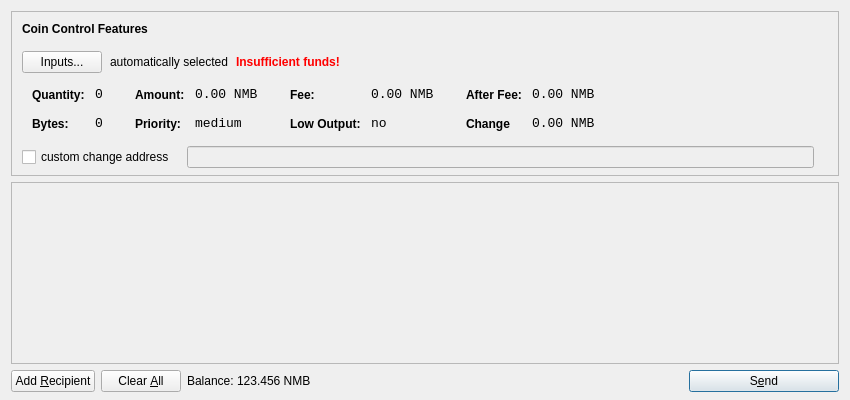
<?xml version="1.0" encoding="UTF-8"?>
<ui version="4.0">
 <class>SendCoinsDialog</class>
 <widget class="QDialog" name="SendCoinsDialog">
  <property name="geometry">
   <rect>
    <x>0</x>
    <y>0</y>
    <width>850</width>
    <height>400</height>
   </rect>
  </property>
  <property name="windowTitle">
   <string>Send Coins</string>
  </property>
  <layout class="QVBoxLayout" name="verticalLayout" stretch="0,1,0">
   <property name="bottomMargin">
    <number>8</number>
   </property>
   <item>
    <widget class="QFrame" name="frameCoinControl">
     <property name="sizePolicy">
      <sizepolicy hsizetype="Expanding" vsizetype="Expanding">
       <horstretch>0</horstretch>
       <verstretch>0</verstretch>
      </sizepolicy>
     </property>
     <property name="maximumSize">
      <size>
       <width>16777215</width>
       <height>16777215</height>
      </size>
     </property>
     <property name="frameShape">
      <enum>QFrame::StyledPanel</enum>
     </property>
     <property name="frameShadow">
      <enum>QFrame::Sunken</enum>
     </property>
     <layout class="QVBoxLayout" name="verticalLayoutCoinControl2">
      <property name="spacing">
       <number>-1</number>
      </property>
      <property name="leftMargin">
       <number>0</number>
      </property>
      <property name="topMargin">
       <number>0</number>
      </property>
      <property name="rightMargin">
       <number>0</number>
      </property>
      <property name="bottomMargin">
       <number>6</number>
      </property>
      <item>
       <layout class="QVBoxLayout" name="verticalLayoutCoinControl" stretch="0,0,0,0,1">
        <property name="spacing">
         <number>0</number>
        </property>
        <property name="leftMargin">
         <number>10</number>
        </property>
        <property name="topMargin">
         <number>10</number>
        </property>
        <item>
         <layout class="QHBoxLayout" name="horizontalLayoutCoinControl1">
          <property name="bottomMargin">
           <number>15</number>
          </property>
          <item>
           <widget class="QLabel" name="labelCoinControlFeatures">
            <property name="sizePolicy">
             <sizepolicy hsizetype="Preferred" vsizetype="Maximum">
              <horstretch>0</horstretch>
              <verstretch>0</verstretch>
             </sizepolicy>
            </property>
            <property name="font">
             <font>
              <weight>75</weight>
              <bold>true</bold>
             </font>
            </property>
            <property name="styleSheet">
             <string notr="true">font-weight:bold;</string>
            </property>
            <property name="text">
             <string>Coin Control Features</string>
            </property>
           </widget>
          </item>
         </layout>
        </item>
        <item>
         <layout class="QHBoxLayout" name="horizontalLayoutCoinControl2" stretch="0,0,0,0">
          <property name="spacing">
           <number>8</number>
          </property>
          <property name="bottomMargin">
           <number>10</number>
          </property>
          <item>
           <widget class="QPushButton" name="pushButtonCoinControl">
            <property name="styleSheet">
             <string notr="true"/>
            </property>
            <property name="text">
             <string>Inputs...</string>
            </property>
           </widget>
          </item>
          <item>
           <widget class="QLabel" name="labelCoinControlAutomaticallySelected">
            <property name="text">
             <string>automatically selected</string>
            </property>
            <property name="margin">
             <number>5</number>
            </property>
           </widget>
          </item>
          <item>
           <widget class="QLabel" name="labelCoinControlInsuffFunds">
            <property name="font">
             <font>
              <weight>75</weight>
              <bold>true</bold>
             </font>
            </property>
            <property name="styleSheet">
             <string notr="true">color:red;font-weight:bold;</string>
            </property>
            <property name="text">
             <string>Insufficient funds!</string>
            </property>
            <property name="margin">
             <number>5</number>
            </property>
           </widget>
          </item>
          <item>
           <spacer name="horizontalSpacerCoinControl">
            <property name="orientation">
             <enum>Qt::Horizontal</enum>
            </property>
            <property name="sizeHint" stdset="0">
             <size>
              <width>40</width>
              <height>1</height>
             </size>
            </property>
           </spacer>
          </item>
         </layout>
        </item>
        <item>
         <widget class="QWidget" name="widgetCoinControl" native="true">
          <property name="sizePolicy">
           <sizepolicy hsizetype="Preferred" vsizetype="Preferred">
            <horstretch>0</horstretch>
            <verstretch>0</verstretch>
           </sizepolicy>
          </property>
          <property name="minimumSize">
           <size>
            <width>0</width>
            <height>0</height>
           </size>
          </property>
          <property name="styleSheet">
           <string notr="true"/>
          </property>
          <layout class="QHBoxLayout" name="horizontalLayoutCoinControl5">
           <property name="margin">
            <number>0</number>
           </property>
           <item>
            <layout class="QHBoxLayout" name="horizontalLayoutCoinControl3" stretch="0,0,0,1">
             <property name="spacing">
              <number>20</number>
             </property>
             <property name="topMargin">
              <number>0</number>
             </property>
             <property name="bottomMargin">
              <number>10</number>
             </property>
             <item>
              <layout class="QFormLayout" name="formLayoutCoinControl1">
               <property name="horizontalSpacing">
                <number>10</number>
               </property>
               <property name="verticalSpacing">
                <number>14</number>
               </property>
               <property name="leftMargin">
                <number>10</number>
               </property>
               <property name="topMargin">
                <number>4</number>
               </property>
               <property name="rightMargin">
                <number>6</number>
               </property>
               <item row="0" column="0">
                <widget class="QLabel" name="labelCoinControlQuantityText">
                 <property name="styleSheet">
                  <string notr="true">font-weight:bold;</string>
                 </property>
                 <property name="text">
                  <string>Quantity:</string>
                 </property>
                 <property name="margin">
                  <number>0</number>
                 </property>
                </widget>
               </item>
               <item row="0" column="1">
                <widget class="QLabel" name="labelCoinControlQuantity">
                 <property name="font">
                  <font>
                   <family>Monospace</family>
                   <pointsize>10</pointsize>
                  </font>
                 </property>
                 <property name="cursor">
                  <cursorShape>IBeamCursor</cursorShape>
                 </property>
                 <property name="contextMenuPolicy">
                  <enum>Qt::ActionsContextMenu</enum>
                 </property>
                 <property name="text">
                  <string>0</string>
                 </property>
                 <property name="margin">
                  <number>0</number>
                 </property>
                 <property name="textInteractionFlags">
                  <set>Qt::LinksAccessibleByMouse|Qt::TextSelectableByKeyboard|Qt::TextSelectableByMouse</set>
                 </property>
                </widget>
               </item>
               <item row="1" column="0">
                <widget class="QLabel" name="labelCoinControlBytesText">
                 <property name="styleSheet">
                  <string notr="true">font-weight:bold;</string>
                 </property>
                 <property name="text">
                  <string>Bytes:</string>
                 </property>
                </widget>
               </item>
               <item row="1" column="1">
                <widget class="QLabel" name="labelCoinControlBytes">
                 <property name="font">
                  <font>
                   <family>Monospace</family>
                   <pointsize>10</pointsize>
                  </font>
                 </property>
                 <property name="cursor">
                  <cursorShape>IBeamCursor</cursorShape>
                 </property>
                 <property name="contextMenuPolicy">
                  <enum>Qt::ActionsContextMenu</enum>
                 </property>
                 <property name="text">
                  <string>0</string>
                 </property>
                 <property name="textInteractionFlags">
                  <set>Qt::LinksAccessibleByMouse|Qt::TextSelectableByKeyboard|Qt::TextSelectableByMouse</set>
                 </property>
                </widget>
               </item>
              </layout>
             </item>
             <item>
              <layout class="QFormLayout" name="formLayoutCoinControl2">
               <property name="horizontalSpacing">
                <number>10</number>
               </property>
               <property name="verticalSpacing">
                <number>14</number>
               </property>
               <property name="leftMargin">
                <number>6</number>
               </property>
               <property name="topMargin">
                <number>4</number>
               </property>
               <property name="rightMargin">
                <number>6</number>
               </property>
               <item row="0" column="0">
                <widget class="QLabel" name="labelCoinControlAmountText">
                 <property name="styleSheet">
                  <string notr="true">font-weight:bold;</string>
                 </property>
                 <property name="text">
                  <string>Amount:</string>
                 </property>
                 <property name="margin">
                  <number>0</number>
                 </property>
                </widget>
               </item>
               <item row="0" column="1">
                <widget class="QLabel" name="labelCoinControlAmount">
                 <property name="font">
                  <font>
                   <family>Monospace</family>
                   <pointsize>10</pointsize>
                  </font>
                 </property>
                 <property name="cursor">
                  <cursorShape>IBeamCursor</cursorShape>
                 </property>
                 <property name="contextMenuPolicy">
                  <enum>Qt::ActionsContextMenu</enum>
                 </property>
                 <property name="text">
                  <string>0.00 NMB</string>
                 </property>
                 <property name="textInteractionFlags">
                  <set>Qt::LinksAccessibleByMouse|Qt::TextSelectableByKeyboard|Qt::TextSelectableByMouse</set>
                 </property>
                </widget>
               </item>
               <item row="1" column="0">
                <widget class="QLabel" name="labelCoinControlPriorityText">
                 <property name="styleSheet">
                  <string notr="true">font-weight:bold;</string>
                 </property>
                 <property name="text">
                  <string>Priority:</string>
                 </property>
                </widget>
               </item>
               <item row="1" column="1">
                <widget class="QLabel" name="labelCoinControlPriority">
                 <property name="font">
                  <font>
                   <family>Monospace</family>
                   <pointsize>10</pointsize>
                  </font>
                 </property>
                 <property name="cursor">
                  <cursorShape>IBeamCursor</cursorShape>
                 </property>
                 <property name="contextMenuPolicy">
                  <enum>Qt::ActionsContextMenu</enum>
                 </property>
                 <property name="text">
                  <string>medium</string>
                 </property>
                 <property name="textInteractionFlags">
                  <set>Qt::LinksAccessibleByMouse|Qt::TextSelectableByKeyboard|Qt::TextSelectableByMouse</set>
                 </property>
                </widget>
               </item>
              </layout>
             </item>
             <item>
              <layout class="QFormLayout" name="formLayoutCoinControl3">
               <property name="horizontalSpacing">
                <number>10</number>
               </property>
               <property name="verticalSpacing">
                <number>14</number>
               </property>
               <property name="leftMargin">
                <number>6</number>
               </property>
               <property name="topMargin">
                <number>4</number>
               </property>
               <property name="rightMargin">
                <number>6</number>
               </property>
               <item row="0" column="0">
                <widget class="QLabel" name="labelCoinControlFeeText">
                 <property name="styleSheet">
                  <string notr="true">font-weight:bold;</string>
                 </property>
                 <property name="text">
                  <string>Fee:</string>
                 </property>
                 <property name="margin">
                  <number>0</number>
                 </property>
                </widget>
               </item>
               <item row="0" column="1">
                <widget class="QLabel" name="labelCoinControlFee">
                 <property name="font">
                  <font>
                   <family>Monospace</family>
                   <pointsize>10</pointsize>
                  </font>
                 </property>
                 <property name="cursor">
                  <cursorShape>IBeamCursor</cursorShape>
                 </property>
                 <property name="contextMenuPolicy">
                  <enum>Qt::ActionsContextMenu</enum>
                 </property>
                 <property name="text">
                  <string>0.00 NMB</string>
                 </property>
                 <property name="textInteractionFlags">
                  <set>Qt::LinksAccessibleByMouse|Qt::TextSelectableByKeyboard|Qt::TextSelectableByMouse</set>
                 </property>
                </widget>
               </item>
               <item row="1" column="0">
                <widget class="QLabel" name="labelCoinControlLowOutputText">
                 <property name="styleSheet">
                  <string notr="true">font-weight:bold;</string>
                 </property>
                 <property name="text">
                  <string>Low Output:</string>
                 </property>
                </widget>
               </item>
               <item row="1" column="1">
                <widget class="QLabel" name="labelCoinControlLowOutput">
                 <property name="font">
                  <font>
                   <family>Monospace</family>
                   <pointsize>10</pointsize>
                  </font>
                 </property>
                 <property name="cursor">
                  <cursorShape>IBeamCursor</cursorShape>
                 </property>
                 <property name="contextMenuPolicy">
                  <enum>Qt::ActionsContextMenu</enum>
                 </property>
                 <property name="text">
                  <string>no</string>
                 </property>
                 <property name="textInteractionFlags">
                  <set>Qt::LinksAccessibleByMouse|Qt::TextSelectableByKeyboard|Qt::TextSelectableByMouse</set>
                 </property>
                </widget>
               </item>
              </layout>
             </item>
             <item>
              <layout class="QFormLayout" name="formLayoutCoinControl4">
               <property name="horizontalSpacing">
                <number>10</number>
               </property>
               <property name="verticalSpacing">
                <number>14</number>
               </property>
               <property name="leftMargin">
                <number>6</number>
               </property>
               <property name="topMargin">
                <number>4</number>
               </property>
               <property name="rightMargin">
                <number>6</number>
               </property>
               <item row="0" column="0">
                <widget class="QLabel" name="labelCoinControlAfterFeeText">
                 <property name="styleSheet">
                  <string notr="true">font-weight:bold;</string>
                 </property>
                 <property name="text">
                  <string>After Fee:</string>
                 </property>
                 <property name="margin">
                  <number>0</number>
                 </property>
                </widget>
               </item>
               <item row="0" column="1">
                <widget class="QLabel" name="labelCoinControlAfterFee">
                 <property name="font">
                  <font>
                   <family>Monospace</family>
                   <pointsize>10</pointsize>
                  </font>
                 </property>
                 <property name="cursor">
                  <cursorShape>IBeamCursor</cursorShape>
                 </property>
                 <property name="contextMenuPolicy">
                  <enum>Qt::ActionsContextMenu</enum>
                 </property>
                 <property name="text">
                  <string>0.00 NMB</string>
                 </property>
                 <property name="textInteractionFlags">
                  <set>Qt::LinksAccessibleByMouse|Qt::TextSelectableByKeyboard|Qt::TextSelectableByMouse</set>
                 </property>
                </widget>
               </item>
               <item row="1" column="0">
                <widget class="QLabel" name="labelCoinControlChangeText">
                 <property name="styleSheet">
                  <string notr="true">font-weight:bold;</string>
                 </property>
                 <property name="text">
                  <string>Change</string>
                 </property>
                </widget>
               </item>
               <item row="1" column="1">
                <widget class="QLabel" name="labelCoinControlChange">
                 <property name="font">
                  <font>
                   <family>Monospace</family>
                   <pointsize>10</pointsize>
                  </font>
                 </property>
                 <property name="cursor">
                  <cursorShape>IBeamCursor</cursorShape>
                 </property>
                 <property name="contextMenuPolicy">
                  <enum>Qt::ActionsContextMenu</enum>
                 </property>
                 <property name="text">
                  <string>0.00 NMB</string>
                 </property>
                 <property name="textInteractionFlags">
                  <set>Qt::LinksAccessibleByMouse|Qt::TextSelectableByKeyboard|Qt::TextSelectableByMouse</set>
                 </property>
                </widget>
               </item>
              </layout>
             </item>
            </layout>
           </item>
          </layout>
         </widget>
        </item>
        <item>
         <layout class="QHBoxLayout" name="horizontalLayoutCoinControl4" stretch="0,0,0">
          <property name="spacing">
           <number>12</number>
          </property>
          <property name="sizeConstraint">
           <enum>QLayout::SetDefaultConstraint</enum>
          </property>
          <property name="topMargin">
           <number>5</number>
          </property>
          <property name="rightMargin">
           <number>5</number>
          </property>
          <item>
           <widget class="QCheckBox" name="checkBoxCoinControlChange">
            <property name="text">
             <string>custom change address</string>
            </property>
           </widget>
          </item>
          <item>
           <widget class="QLineEdit" name="lineEditCoinControlChange">
            <property name="enabled">
             <bool>false</bool>
            </property>
            <property name="sizePolicy">
             <sizepolicy hsizetype="Expanding" vsizetype="Fixed">
              <horstretch>0</horstretch>
              <verstretch>0</verstretch>
             </sizepolicy>
            </property>
           </widget>
          </item>
          <item>
           <widget class="QLabel" name="labelCoinControlChangeLabel">
            <property name="sizePolicy">
             <sizepolicy hsizetype="Preferred" vsizetype="Expanding">
              <horstretch>0</horstretch>
              <verstretch>0</verstretch>
             </sizepolicy>
            </property>
            <property name="minimumSize">
             <size>
              <width>0</width>
              <height>0</height>
             </size>
            </property>
            <property name="text">
             <string/>
            </property>
            <property name="margin">
             <number>3</number>
            </property>
           </widget>
          </item>
         </layout>
        </item>
        <item>
         <spacer name="verticalSpacerCoinControl">
          <property name="orientation">
           <enum>Qt::Vertical</enum>
          </property>
          <property name="sizeHint" stdset="0">
           <size>
            <width>800</width>
            <height>1</height>
           </size>
          </property>
         </spacer>
        </item>
       </layout>
      </item>
     </layout>
    </widget>
   </item>
   <item>
    <widget class="QScrollArea" name="scrollArea">
     <property name="widgetResizable">
      <bool>true</bool>
     </property>
     <widget class="QWidget" name="scrollAreaWidgetContents">
      <property name="geometry">
       <rect>
        <x>0</x>
        <y>0</y>
        <width>830</width>
        <height>165</height>
       </rect>
      </property>
      <layout class="QVBoxLayout" name="verticalLayout_2">
       <property name="margin">
        <number>0</number>
       </property>
       <item>
        <layout class="QVBoxLayout" name="entries">
         <property name="spacing">
          <number>6</number>
         </property>
        </layout>
       </item>
       <item>
        <spacer name="verticalSpacer">
         <property name="orientation">
          <enum>Qt::Vertical</enum>
         </property>
         <property name="sizeHint" stdset="0">
          <size>
           <width>20</width>
           <height>40</height>
          </size>
         </property>
        </spacer>
       </item>
      </layout>
     </widget>
    </widget>
   </item>
   <item>
    <layout class="QHBoxLayout" name="horizontalLayout">
     <item>
      <widget class="QPushButton" name="addButton">
       <property name="toolTip">
        <string>Send to multiple recipients at once</string>
       </property>
       <property name="text">
        <string>Add &amp;Recipient</string>
       </property>
       <property name="icon">
        <iconset resource="../bitcoin.qrc">
         <normaloff>:/icons/add</normaloff>:/icons/add</iconset>
       </property>
       <property name="autoDefault">
        <bool>false</bool>
       </property>
      </widget>
     </item>
     <item>
      <widget class="QPushButton" name="clearButton">
       <property name="sizePolicy">
        <sizepolicy hsizetype="Minimum" vsizetype="Fixed">
         <horstretch>0</horstretch>
         <verstretch>0</verstretch>
        </sizepolicy>
       </property>
       <property name="toolTip">
        <string>Remove all transaction fields</string>
       </property>
       <property name="text">
        <string>Clear &amp;All</string>
       </property>
       <property name="icon">
        <iconset resource="../bitcoin.qrc">
         <normaloff>:/icons/remove</normaloff>:/icons/remove</iconset>
       </property>
       <property name="autoRepeatDelay">
        <number>300</number>
       </property>
       <property name="autoDefault">
        <bool>false</bool>
       </property>
      </widget>
     </item>
     <item>
      <layout class="QHBoxLayout" name="horizontalLayout_2">
       <property name="spacing">
        <number>3</number>
       </property>
       <item>
        <widget class="QLabel" name="label">
         <property name="sizePolicy">
          <sizepolicy hsizetype="Preferred" vsizetype="Fixed">
           <horstretch>0</horstretch>
           <verstretch>0</verstretch>
          </sizepolicy>
         </property>
         <property name="text">
          <string>Balance:</string>
         </property>
        </widget>
       </item>
       <item>
        <widget class="QLabel" name="labelBalance">
         <property name="sizePolicy">
          <sizepolicy hsizetype="Preferred" vsizetype="Fixed">
           <horstretch>0</horstretch>
           <verstretch>0</verstretch>
          </sizepolicy>
         </property>
         <property name="cursor">
          <cursorShape>IBeamCursor</cursorShape>
         </property>
         <property name="text">
          <string>123.456 NMB</string>
         </property>
         <property name="textInteractionFlags">
          <set>Qt::LinksAccessibleByMouse|Qt::TextSelectableByKeyboard|Qt::TextSelectableByMouse</set>
         </property>
        </widget>
       </item>
      </layout>
     </item>
     <item>
      <spacer name="horizontalSpacer">
       <property name="orientation">
        <enum>Qt::Horizontal</enum>
       </property>
       <property name="sizeHint" stdset="0">
        <size>
         <width>40</width>
         <height>20</height>
        </size>
       </property>
      </spacer>
     </item>
     <item>
      <widget class="QPushButton" name="sendButton">
       <property name="minimumSize">
        <size>
         <width>150</width>
         <height>0</height>
        </size>
       </property>
       <property name="toolTip">
        <string>Confirm the send action</string>
       </property>
       <property name="text">
        <string>S&amp;end</string>
       </property>
       <property name="icon">
        <iconset resource="../bitcoin.qrc">
         <normaloff>:/icons/send</normaloff>:/icons/send</iconset>
       </property>
       <property name="default">
        <bool>true</bool>
       </property>
      </widget>
     </item>
    </layout>
   </item>
  </layout>
 </widget>
 <resources>
  <include location="../bitcoin.qrc"/>
 </resources>
 <connections/>
</ui>
